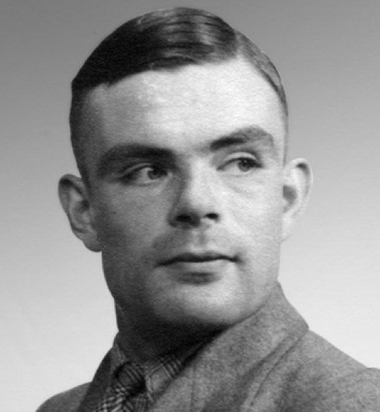
%> input picture P6/labP6-PCA/turing.png, 380 x 412 px
$ octave P62.m   (GNU Octave 9; MATLAB toolbox functions it lacks are replaced by stand-ins)
%> lines starting %> are read from the running program, lines starting %| are printed output that depends on the picture
### P6/labP6-PCA/findValorKvect.m
function [mejorK] = findValorKvect(vDiagMod, variabilidad)
	% Suma de los todos los K elementos de la diagonal
	kN = sum(sum(diag(vDiagMod)));

	% Numero de columnas de la matriz
	N = size(vDiagMod , 2);

	% Control de hallazgo de mejor valor de K
	k = 1;

  ratioMax = 0;

  encontrado = 0;
	% Bucle para recorrer matriz vDiagMod
	while (k < N && encontrado == 0)
	  % Valor de la suma de las k primeras componentes
	  sumaK = 0;
	  for i = 1:k
		  % Bucle de suma
		  sumaK = sumaK + vDiagMod(1 , i);
	  end

    % Calculo del ratio
    ratio = sumaK / kN;

	  % Comparacion de variabilidad
	  if (ratio >= variabilidad)
      % Comprobacion de ver si el ratio es superior
      encontrado = 1;

      if (ratio > ratioMax)
          % Actualizacion del valor del ratio mejor
          ratioMax = ratio;
          mejorK = k;
      end
	  end

    % Incrementar valor de K
    k = k + 1;
	end
end

### P6/labP6-PCA/P62.m
%% Practica 6.2: PCA

clear all
close all

% Leer la imagen
I = imread('turing.png');
%> I is the input picture: size 412x380x3 uint16; min 348, max 61935, mean 36189.5

% Convertirla a blanco y negro
BW = rgb2gray(I);

% Convertir los datos a double
X=im2double(BW);

% graficar la imagen
figure(1);
colormap(gray);
imshow(X);
axis off;

% Aplicar PCA

% Centrar la matriz con respecto de la media
mu = mean(X);
%> mu = 380 values, max 0.726 at index 379, min 0.271 at index 125, mean 0.552
Xest = X - mu;
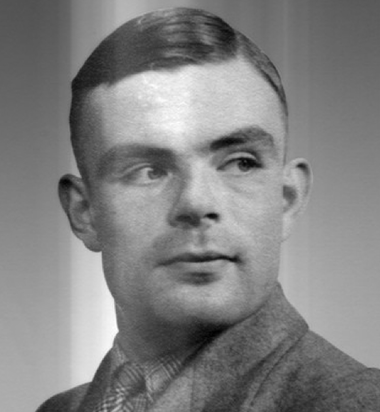
%> Xest: size 412x380 double; min -0.532, max 0.51, mean 2.27e-16; drawn with min black and max white

% Calculo de la covarianza
mCov = cov(Xest);

% Calculo de las matrices U, S, V con svd
[U,S,V] = svd(X);

% Ordenar la matriz de valores propios de mayor a menor
sDiagAscend = diag(sort(diag(S)','descend'));
sDiag = sort(diag(S)','descend');
%> sDiag = 380 values, max 226.9 at index 1, min 0.000744 at index 380, mean 1.39
sDiagRef = diag(S)';
%> sDiagRef has the same summary as sDiag


% La matriz de los vectores propios ordenada de mayor a menor
% segun su valor propio es la siguiente
[~, I] = sort(sDiagRef, 'descend');
%> I = 380 values from 1 to 380
Uord = U(:,I');


%Identificador de imagen
idImagen = 1;

% Graficar las primeras 5 componentes
for k = 1:5,
%> this loop made 5 passes; what is shown inside it comes from the first
    figure(idImagen);

    Xhat = 0;

    for j = 1:k,
      Xhat = Xhat + Uord(:, j) * S( j, j) * V(:,j)';
    end

    imshow(Xhat);
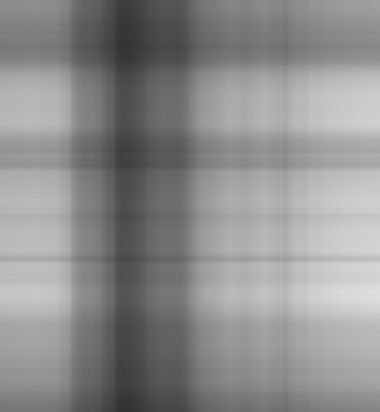
%> displayed picture: size 412x380, on the screen's scale of 0 to 255; min 50, max 223, mean 140.9
    colormap(gray);
    axis off;

    %Incremento del id de la imagen
    idImagen = idImagen + 1;

    % Parada intermedia de muestreo de imagenes
    pause(0.5);
end

% Graficar la reconstrucci髇 con las primeras 1, 2, 5, 10, 20, y total
% de componentes
for k = [1 2 5 10 20 rank(X)],
   figure(idImagen);

    Xhat = 0;

    for j = 1:k,
      Xhat = Xhat + Uord(:, j) * S( j, j) * V(:,j)';
    end

    imshow(Xhat);
    colormap(gray);
    axis off;

    %Incremento del id de la imagen
    idImagen = idImagen + 1;

    % Parada intermedia de muestreo de imagenes
    pause(0.5);
end
%> this loop made 6 passes
%> k on passes 3 to 6: 5, 10, 20, 380
%> pass 2, `imshow(Xhat);`:
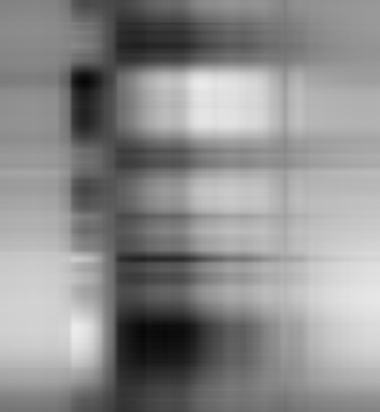
%> displayed picture: size 412x380, on the screen's scale of 0 to 255; min 6, max 235, mean 140.9


% Encontrar el valor de k que mantenga al menos el 90% de la variabilidad
[k] = findValorKvect(sDiag, 0.90);
%> in findValorKvect, `kN = sum(sum(diag(vDiagMod)));`: kN = 526.9
%> the loop in findValorKvect, `while (k < N && encontrado == 0)` made 51 passes
%> (ratio, ratioMax) on pass 51: (0.901, 0.901)
%> ratio on passes 1 to 6: 0.431, 0.522, 0.56, 0.596, 0.623, 0.65
%> k = 51

fprintf('El valor de k es el siguiente: %d\n', k);
%| El valor de k es el siguiente: 51
pause;

% Graficar la reconstrucci髇 con las primeras k componentes
for i = 1:k,
    figure(idImagen);

    Xhat = 0;

    for j = 1:i,
      Xhat = Xhat + Uord(:, j) * S( j, j) * V(:,j)';
    end

    imshow(Xhat);
    colormap(gray);
    axis off;

    %Incremento del id de la imagen
    idImagen = idImagen + 1;

    % Parada intermedia de muestreo de imagenes
    pause(0.5);
end
%> this loop made 51 passes


% Muestreo del grafico
[m, n] = size(S);
%> m = 412; n = 380
figure();
grid on;
hold on;
title('Grafico con el ratio de compresion');
plot((m * n) ./ ((1:1:n) * (m + n + 1)), '-b','LineWidth',3);
xlabel('Valor de K');
ylabel('Espacio ahorrado');
legend ('Ratio');
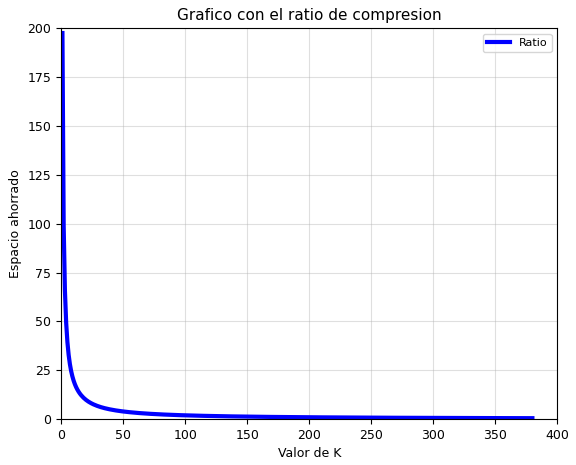
%> figure redrawn from the program's plot data; curve peaks at x = 1, y = 197.4

ahorro = (m * n) ./ ((k) * (m + n + 1));
%> ahorro = 3.87
porcentajeAhorro = 100 / ahorro
%> porcentajeAhorro = 25.83
